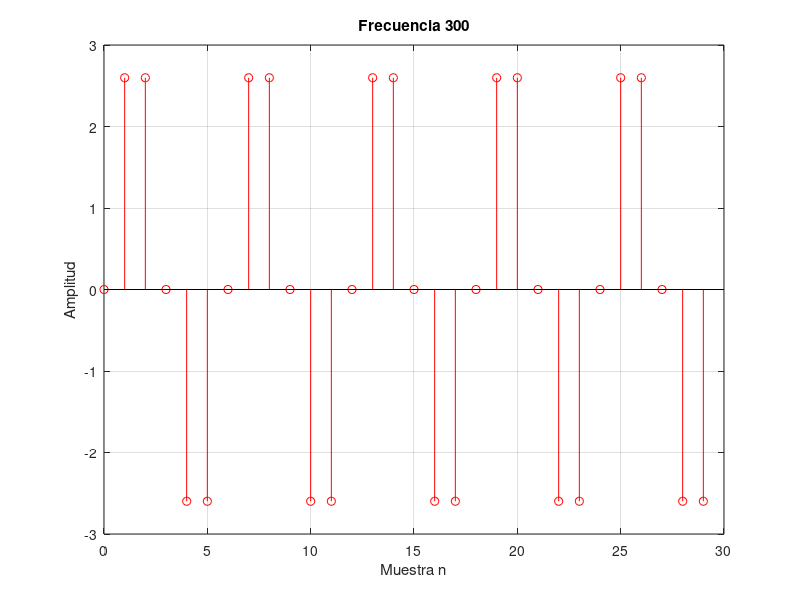
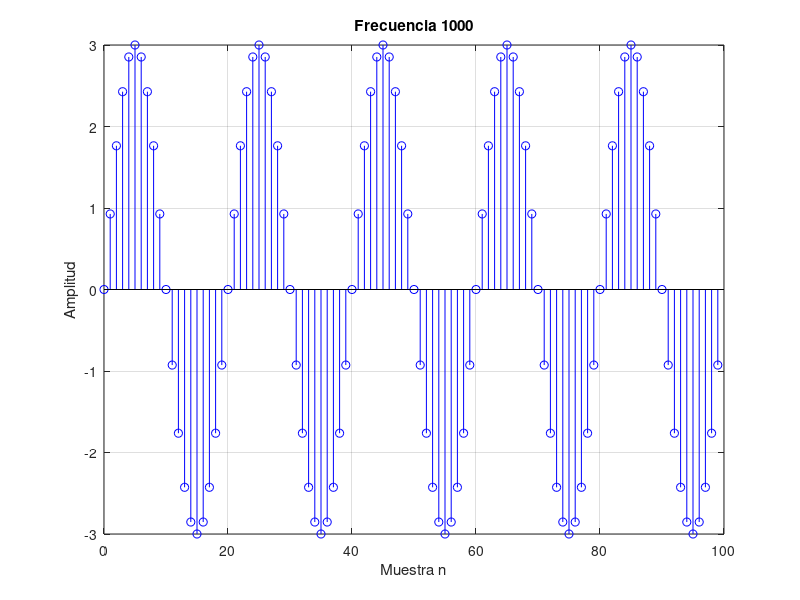

Here is the MATLAB script that generated these plots, in order:
clc; % limpia la pantalla
clear; % borra el espacio de trabajo

%fs = 300
fs_1 = 300; % freqcuencia de sampleo
t_dur = 0.1; % duracion de sim
N1 = fs_1*t_dur; % cantidad de muestras
n1 =0:N1-1; % muestras
fs_2 = 1000;
N2 = fs_2*t_dur;
n2=0:N2-1;




%x(t) = 3sin(2*pi*50*t)
%x(n) = 3sin(2*pi*50/fs*n)
%f0_1= 50/300
%T0_1 = 6
%f0_2= 50/1000
%T0_2 = 20

x_1 = 3*sin(2*pi*(50/fs_1)*n1);


x_2 = 3*sin(2*pi*(50/fs_2)*n2);

figure;
stem(n1,x_1,'r');
title('Frecuencia 300');
xlabel('Muestra n');
ylabel('Amplitud');
grid on;

figure;
stem(n2,x_2,'b');
title('Frecuencia 1000');
xlabel('Muestra n');
ylabel('Amplitud');
grid on;
